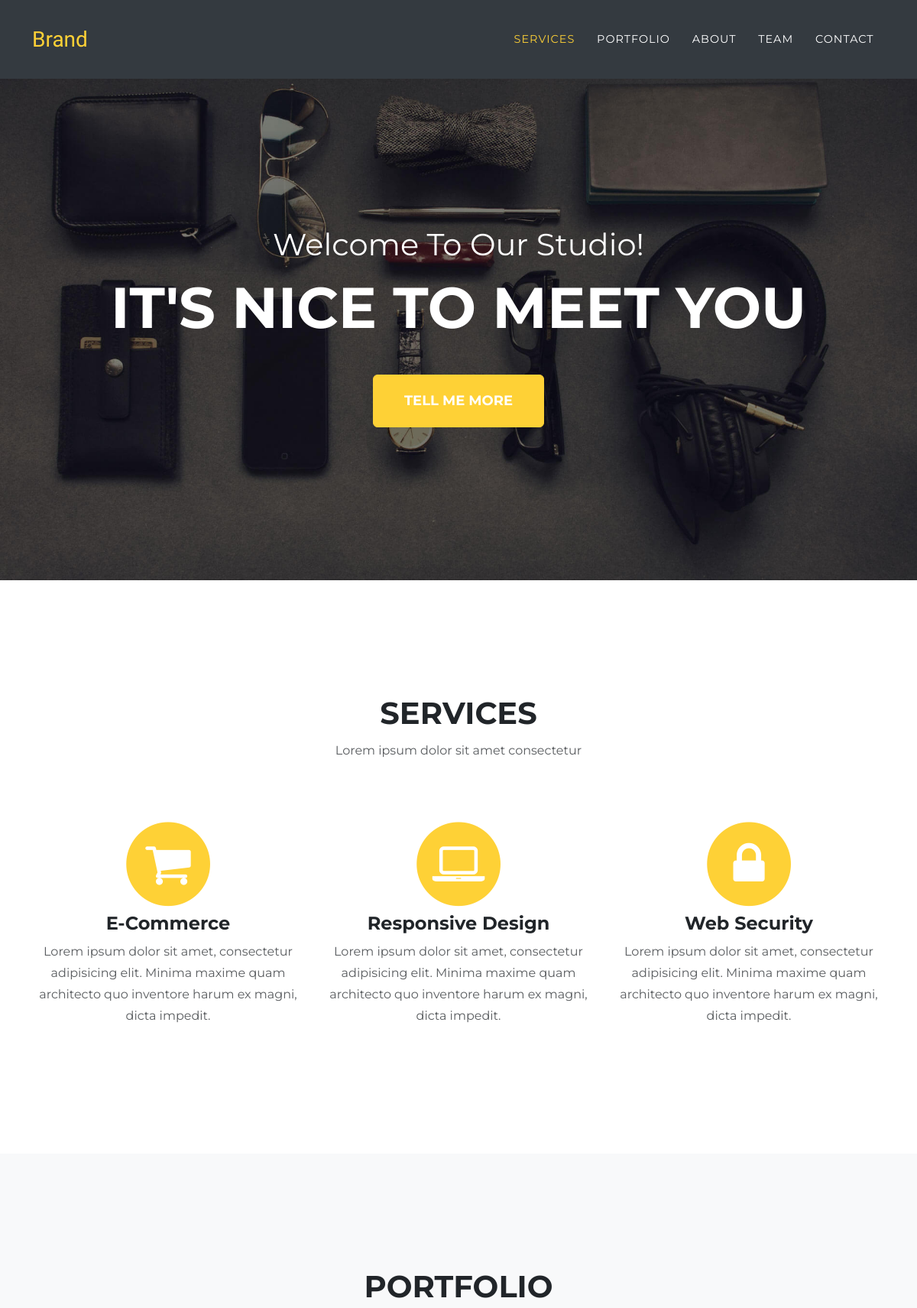
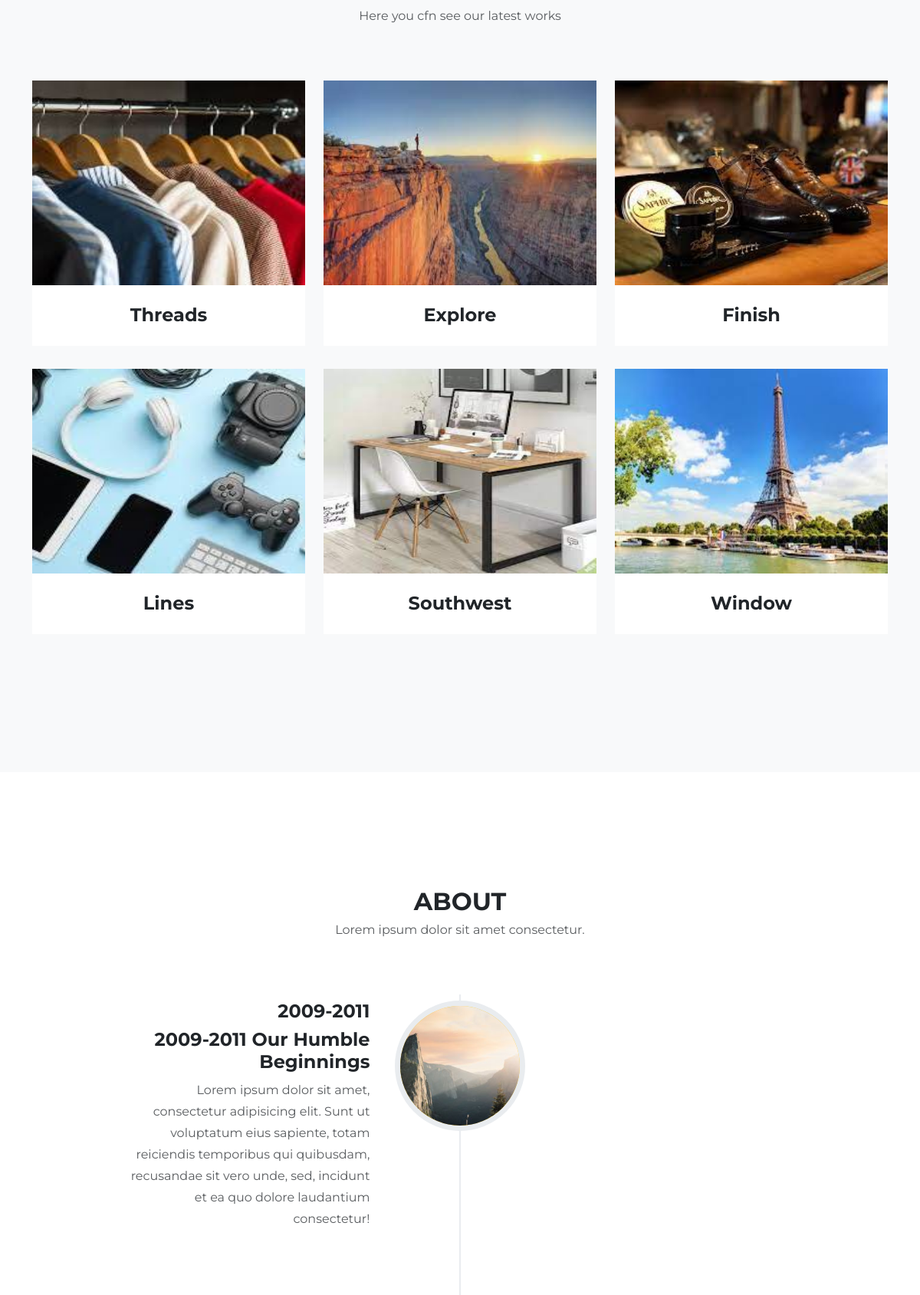
The page / (upper part) on the database its author committed (2 pictures, top to bottom).
### main/models.py (models this page shows, shortened)
class Portfolio(models.Model):
    name = models.CharField(max_length=50, unique=True)
    position = models.PositiveSmallIntegerField(unique=True)
    is_visible = models.BooleanField(default=True)
    slug = models.CharField(max_length=50, unique=True, db_index=True)
    photo = models.ImageField(upload_to='portfolioes/')
    descr = models.TextField(max_length=500, default='')
    date = models.TextField(max_length=50, default=datetime.datetime.now())
    class Meta:
        ordering = ('position',)

class About(models.Model):
    name = models.CharField(max_length=50, unique=True)
    position = models.PositiveSmallIntegerField(unique=True)
    is_visible = models.BooleanField(default=True)
    photo = models.ImageField(upload_to='about/')
    descr = models.TextField(max_length=2000)
    class Meta:
        ordering = ('position',)

### main/views.py (the view, shortened to what this page needs)
class HomePage(TemplateView):
    template_name = 'main.html'
    def get_context_data(self, **kwargs):
        context = super().get_context_data(**kwargs)
        context['teams'] = Team.objects.filter(is_visible=True)
        context['abouts'] = About.objects.filter(is_visible=True)
        context['portfolioes'] = Portfolio.objects.filter(is_visible=True)
        context['serviceses'] = Services.objects.filter(is_visible=True)
        context['partntrs'] = Partners.objects.all()
        context['reservation'] = ReservationForms()
        return context

### main/templates/main.html (shortened to what this page needs)
{% extends 'index.html' %}
{% load static %}
{% block content %}
    {% include 'services.html' %}
    {% include "portfolio.html" %}
    {% include 'about.html' %}
{% endblock %}

### templates/index.html (shortened to what this page needs)
{% load static%}
<!DOCTYPE html>
<html data-bs-theme="light" lang="en">
<head>
    <link rel="stylesheet" href="{%static 'assets/bootstrap/css/bootstrap.min.css' %}">
    <link rel="stylesheet" href="{%static 'assets/fonts/font-awesome.min.css'%}">
</head>
<body id="page-top" data-bs-spy="scroll" data-bs-target="#mainNav" data-bs-offset="54">
    <nav class="navbar navbar-expand-lg fixed-top bg-dark navbar-dark" id="mainNav">
        <div class="container"><a class="navbar-brand" href="#page-top">Brand</a>
            <div class="collapse navbar-collapse" id="navbarResponsive">
                <ul class="navbar-nav ms-auto text-uppercase">
                    <li class="nav-item"><a class="nav-link" href="#services">Services</a></li>
                    <li class="nav-item"><a class="nav-link" href="#portfolio">Portfolio</a></li>
                    <li class="nav-item"><a class="nav-link" href="#about">About</a></li>
                    <li class="nav-item"><a class="nav-link" href="#team">Team</a></li>
                    <li class="nav-item"><a class="nav-link" href="#contact">Contact</a></li>
                </ul>
            </div>
        </div>
    </nav>
    <header class="masthead" style="background-image:url({%static 'assets/img/header-bg.jpg' %});">
        <div class="container">
            <div class="intro-text">
                <div class="intro-lead-in"><span>Welcome To Our Studio!</span></div>
                <div class="intro-heading text-uppercase"><span>It's Nice To Meet You</span></div><a class="btn btn-primary btn-xl text-uppercase" role="button" href="#services">Tell mE more</a>
            </div>
        </div>
    </header>
    {% block content %}
    {% endblock %}
</body>
</html>

### main/templates/services.html
<section id="services">
    <div class="container">
            <div class="row">
                <div class="col-lg-12 text-center">
                    <h2 class="text-uppercase section-heading">Services</h2>
                    <h3 class="text-muted section-subheading">Lorem ipsum dolor sit amet consectetur</h3>
                </div>
            </div>
            <div class="row text-center">
                <div class="col-md-4"><span class="fa-stack fa-4x"><i class="fa fa-circle fa-stack-2x text-primary"></i><i class="fa fa-shopping-cart fa-stack-1x fa-inverse"></i></span>
                    <h4 class="section-heading">E-Commerce</h4>
                    <p class="text-muted">Lorem ipsum dolor sit amet, consectetur adipisicing elit. Minima maxime quam architecto quo inventore harum ex magni, dicta impedit.</p>
                </div>
                <div class="col-md-4"><span class="fa-stack fa-4x"><i class="fa fa-circle fa-stack-2x text-primary"></i><i class="fa fa-laptop fa-stack-1x fa-inverse"></i></span>
                    <h4 class="section-heading">Responsive Design</h4>
                    <p class="text-muted">Lorem ipsum dolor sit amet, consectetur adipisicing elit. Minima maxime quam architecto quo inventore harum ex magni, dicta impedit.</p>
                </div>
                <div class="col-md-4"><span class="fa-stack fa-4x"><i class="fa fa-circle fa-stack-2x text-primary"></i><i class="fa fa-lock fa-stack-1x fa-inverse"></i></span>
                    <h4 class="section-heading">Web Security</h4>
                    <p class="text-muted">Lorem ipsum dolor sit amet, consectetur adipisicing elit. Minima maxime quam architecto quo inventore harum ex magni, dicta impedit.</p>
                </div>
            </div>
        </div>
    </section>

### main/templates/portfolio.html (shortened to what this page needs)
 <section class="bg-light" id="portfolio">
        <div class="container">
            <div class="row">
                <div class="col-lg-12 text-center">
                    <h2 class="text-uppercase section-heading">Portfolio</h2>
                    <h3 class="text-muted section-subheading">Here you cfn see our latest works</h3>
                </div>
            </div>
            <div class="row">
                 {% for item in portfolioes %}
            <div class="col-sm-6 col-md-4 portfolio-item"><a class="portfolio-link" href="#{{item.id}}" data-bs-toggle="modal">
                <img style="width: 100%; height: 267px" class="img-fluid" src='{{item.photo.url }}'>
                    </a>
                    <div class="portfolio-caption">
                        <h4>{{item.name}}</h4>
                    </div>
                </div>
        {% endfor %}
            </div>
        </div>
    </section>

### main/templates/about.html (shortened to what this page needs)
 <section id="about">
        <div class="container">
            <div class="row">
                <div class="col-lg-12 text-center">
                    <h2 class="text-uppercase">About</h2>
                    <h3 class="text-muted section-subheading">Lorem ipsum dolor sit amet consectetur.</h3>
                </div>
            </div>
            <div class="row">
                <div class="col-lg-12">
                    <ul class="list-group timeline">
                        {% for item in abouts %}
                            <li class="list-group-item">
                            <div class="timeline-image"><img class="rounded-circle img-fluid" src="{{item.photo.url }}"></div>
                            <div class="timeline-panel">
                                <div class="timeline-heading">
                                    <h4>2009-2011</h4>
                                    <h4 class="subheading">{{item.name}}</h4>
                                </div>
                                <div class="timeline-body">
                                    <p class="text-muted">{{ item.descr }}</p>
                                </div>
                            </div>
                        </li>
                        {% endfor %}
                    </ul>
                </div>
            </div>
        </div>
    </section>

### main/templates/contact.html (shortened to what this page needs)
{% load static %}

### rows shown on the page
Portfolio: photo (picture), name "Threads"
Portfolio: photo (picture), name "Explore"
Portfolio: photo (picture), name "Finish"
Portfolio: photo (picture), name "Lines"
Portfolio: photo (picture), name "Southwest"
Portfolio: photo (picture), name "Window"
About: photo (picture), name "2009-2011 Our Humble Beginnings", descr "Lorem ipsum dolor sit amet, consectetur adipisicing elit. Sunt ut voluptatum eius sapiente, totam reiciendis temporibus qui quibusdam, recusandae sit vero unde, sed, incidunt et ea quo dolore laudantium consectetur!"
